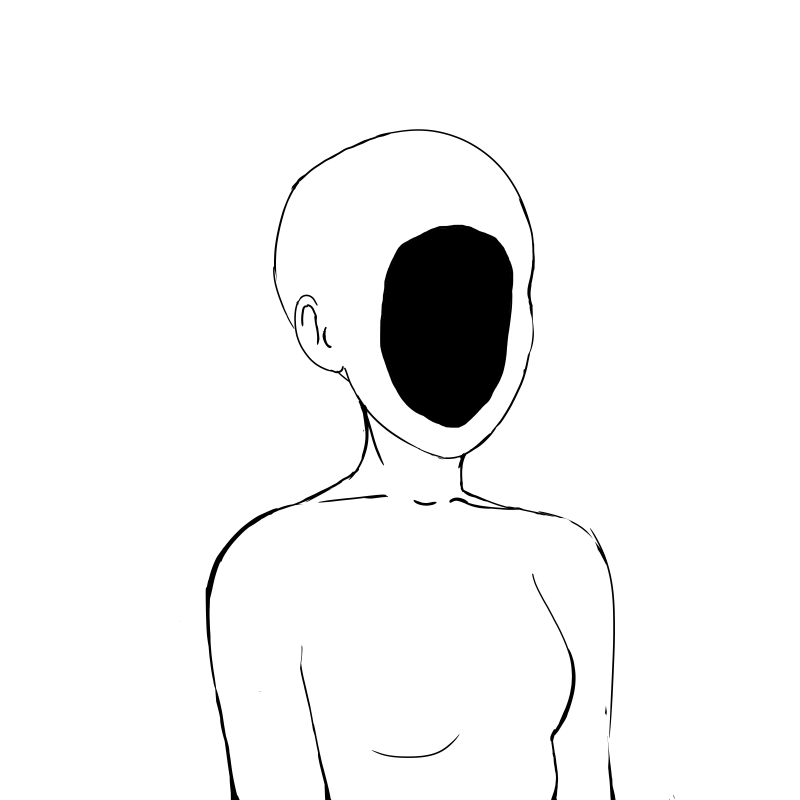
#> input picture Assets/Body/1.png, 4000 x 4000 px (shown at 1/5 size)
$ python main.py
#> lines starting #> are read from the running program, lines starting #| are printed output that depends on the picture
from PIL import Image
import numpy as np
import random
import os
import json

# Notes
# - the current textures Samoshin sent me are buggy, they only use A (Alpha) values in the RGBA format

# TODO
#
# ---ACTIVE---
#
# 1) These are some optimizing ideas
#   -Using metadata, we can see if an asset/texture combo has already been created within the individual asset arrays. Then use that PIL object, and assign it.
#

# ---DONE---
#
#   - the texture mapping process can be put into a function so any asset can have a texture put on it (maybe you can do this: DD)
#   - an example dictionary that would store all the collection data, that would be passed from the website
#   - assembling image and textures based on this example dictionary
#   - tat added deterministic probability
#   - optimized texture mapping so there is no duplicate procedures
#   - optimized how rarity data is stored, this method is MUCH more scalable now
#   - update json format / iteration to fit artems json
#   - create metadata per image generated - adjusted names for asset + texture\


# [61 lines left out: functions textureMapping, rarityAppend, rarityAppend2, not called in this run]

# Example assets
body1 = Image.open("./Assets/" + "Body/" + "1" + ".png")
#> body1 is the input picture: PIL image 4000x4000 RGBA; mean R, G, B, A 63.3, 63.3, 63.3, 74.2

hair1 = Image.open("./Assets/" + "Hair/" + "1" + ".png")
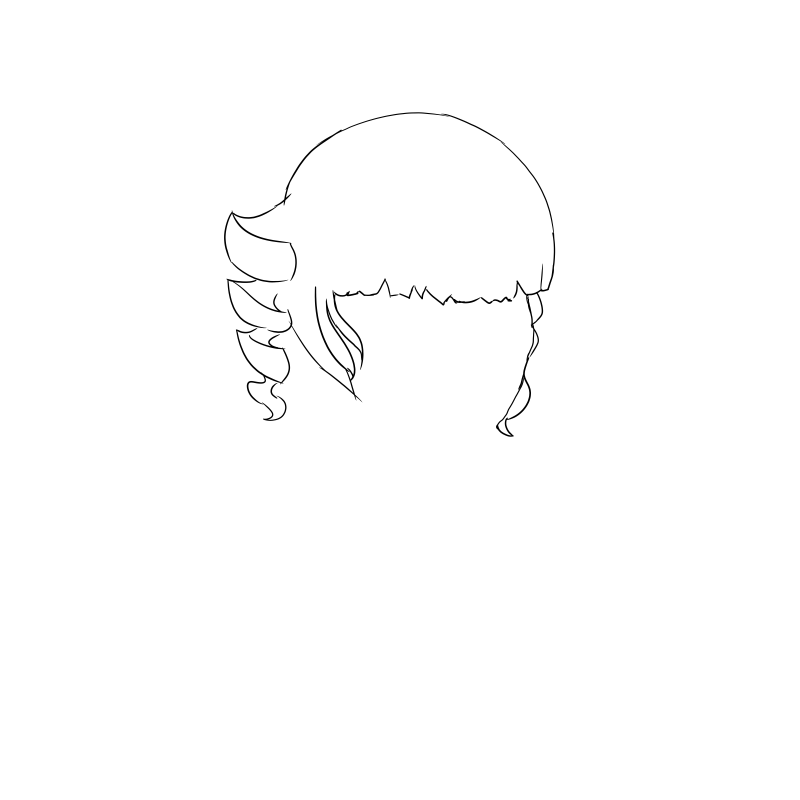
#> input picture Assets/Hair/1.png, 4000 x 4000 px (shown at 1/5 size)
#> hair1 is the input picture: PIL image 4000x4000 RGBA; mean R, G, B, A 20.8, 20.8, 20.8, 22.1
hair2 = Image.open("./Assets/" + "Hair/" + "2" + ".png")
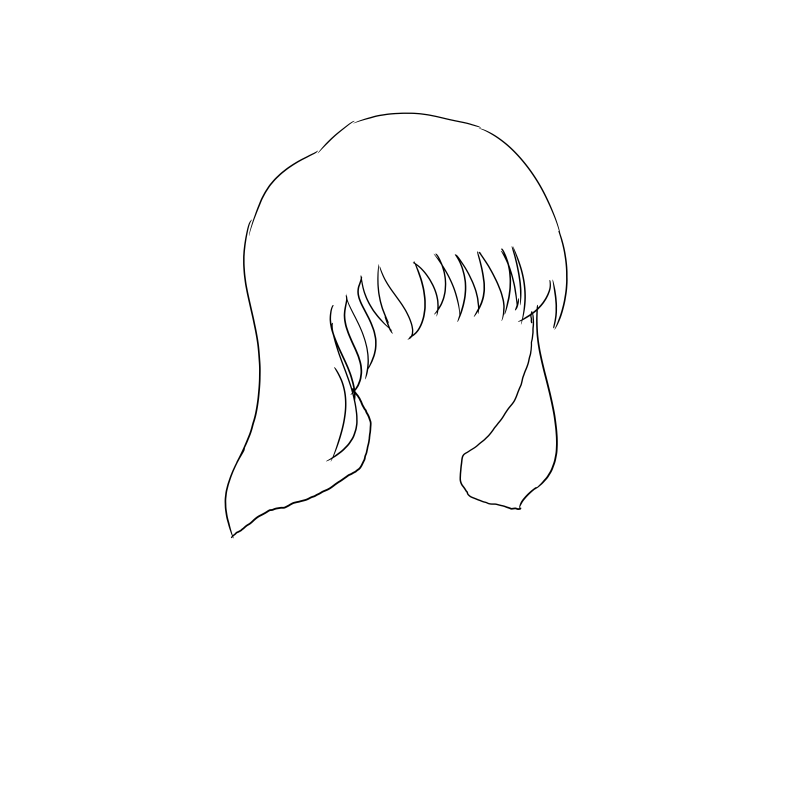
#> input picture Assets/Hair/2.png, 4000 x 4000 px (shown at 1/5 size)
#> hair2 is the input picture: PIL image 4000x4000 RGBA; mean R, G, B, A 30.5, 30.5, 30.5, 32.4

shirt1 = Image.open("./Assets/" + "Shirt/" + "1" + ".png")
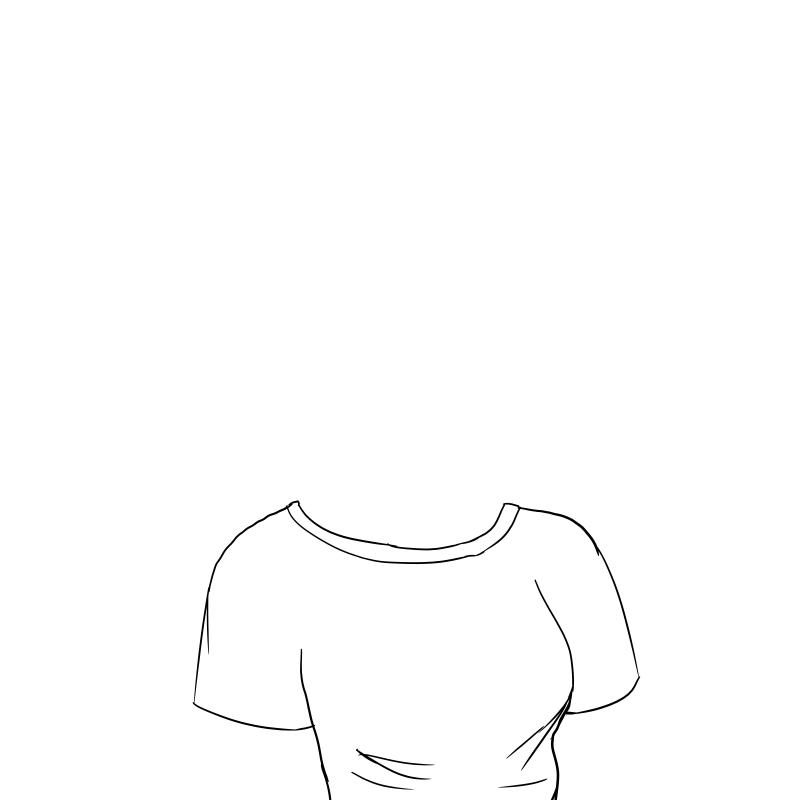
#> input picture Assets/Shirt/1.png, 4000 x 4000 px (shown at 1/5 size)
#> shirt1 is the input picture: PIL image 4000x4000 RGBA; mean R, G, B, A 37.7, 37.7, 37.7, 39.2
shirt2 = Image.open("./Assets/" + "Shirt/" + "2" + ".png")
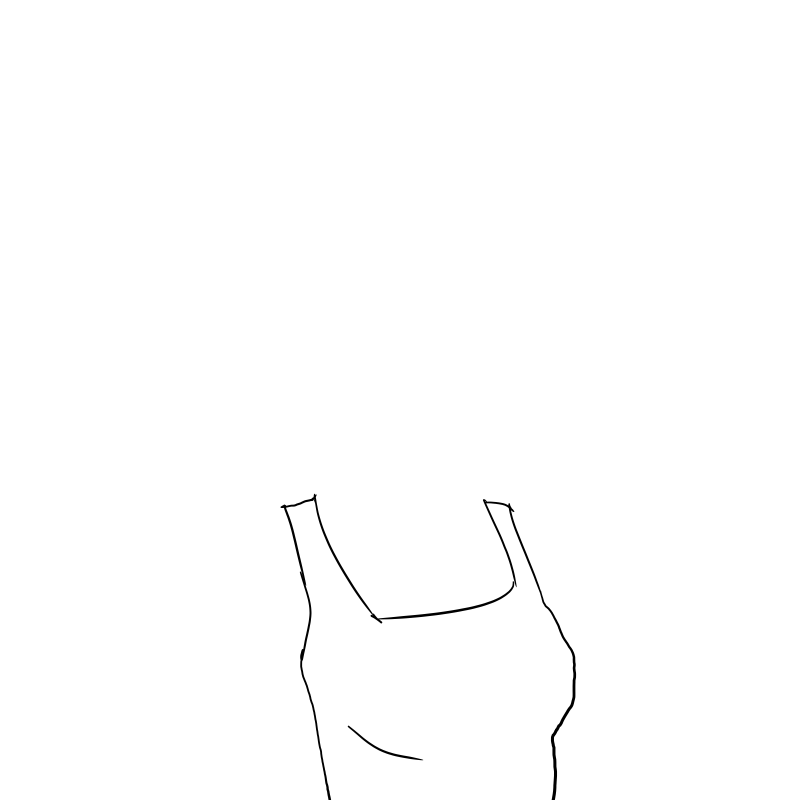
#> input picture Assets/Shirt/2.png, 4000 x 4000 px (shown at 1/5 size)
#> shirt2 is the input picture: PIL image 4000x4000 RGBA; mean R, G, B, A 20.9, 20.9, 20.9, 21.9

accessories1 = Image.open("./Assets/" + "Accessories/" + "1" + ".png")
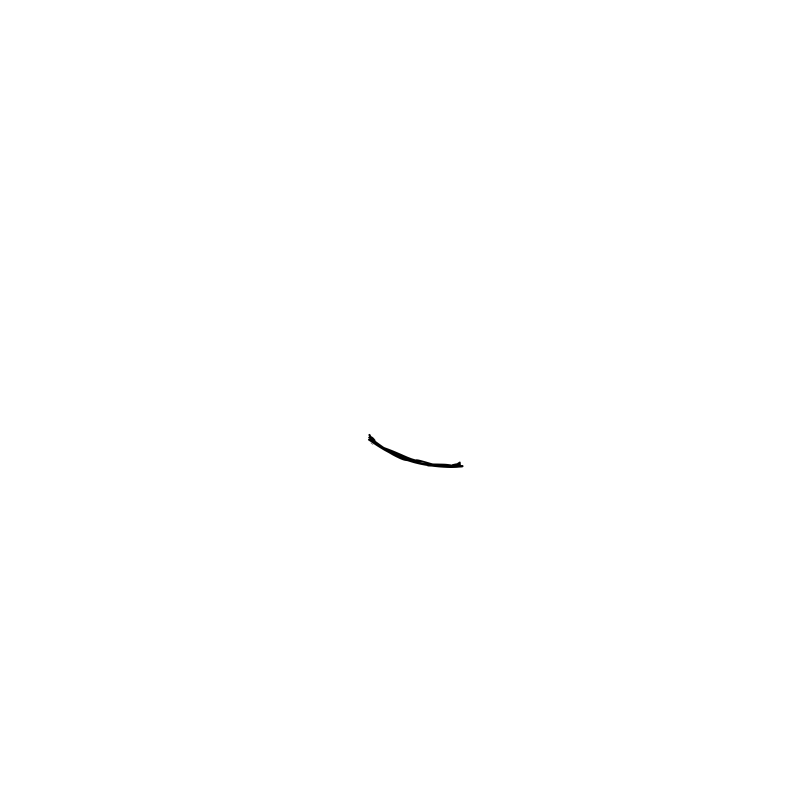
#> input picture Assets/Accessories/1.png, 4000 x 4000 px (shown at 1/5 size)
#> accessories1 is the input picture: PIL image 4000x4000 RGBA; mean R, G, B, A 0, 0, 0, 0.2

#> (the run stopped early here; a loop or call above may not have finished)
